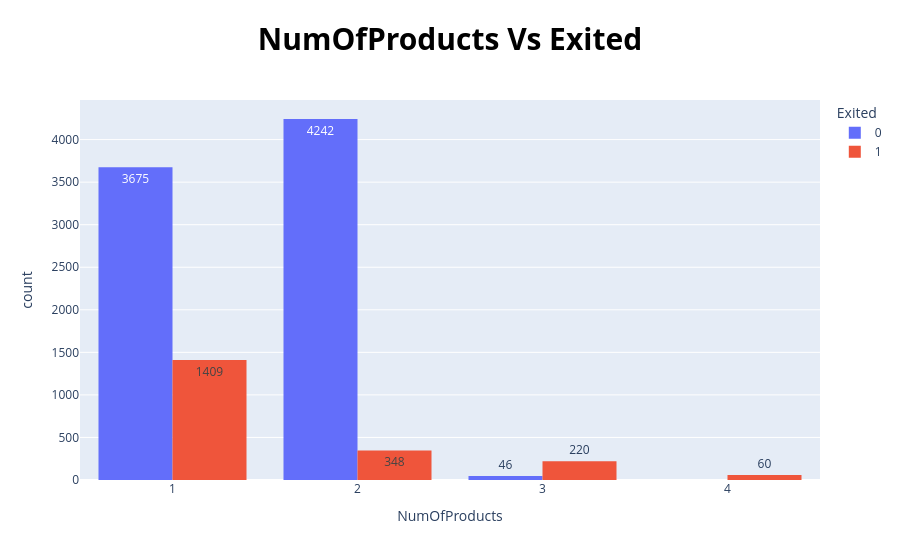

Notebook code for this chart:
### Markdown cell above
need log transform

### Code cell
algorithm.pie_chart('NumOfProducts' , data_frame)
algorithm.bar_pixel_plot(data_frame , 'NumOfProducts' , 'Exited')

### Figure 1 — Plotly figure (JSON) as saved in the notebook; plotly's stock layout.template omitted (floating-point values rounded to 4 significant figures)
{"data": [{"alignmentgroup": "True", "bingroup": "x", "histfunc": "sum", "hovertemplate": "Exited=0<br>NumOfProducts=%{x}<br>sum of count=%{y}<extra></extra>", "legendgroup": "0", "marker": {"color": "#636efa", "pattern": {"shape": ""}}, "name": "0", "offsetgroup": "0", "orientation": "v", "showlegend": true, "texttemplate": "%{value}", "type": "histogram", "x": [1, 2, 3], "xaxis": "x", "y": [3675, 4242, 46], "yaxis": "y"}, {"alignmentgroup": "True", "bingroup": "x", "histfunc": "sum", "hovertemplate": "Exited=1<br>NumOfProducts=%{x}<br>sum of count=%{y}<extra></extra>", "legendgroup": "1", "marker": {"color": "#EF553B", "pattern": {"shape": ""}}, "name": "1", "offsetgroup": "1", "orientation": "v", "showlegend": true, "texttemplate": "%{value}", "type": "histogram", "x": [1, 2, 3, 4], "xaxis": "x", "y": [1409, 348, 220, 60], "yaxis": "y"}], "layout": {"barmode": "group", "legend": {"title": {"text": "Exited"}, "tracegroupgap": 0}, "title": {"font": {"color": "black", "size": 30}, "text": "<b>NumOfProducts Vs Exited", "x": 0.5}, "xaxis": {"anchor": "y", "domain": [0, 1], "title": {"text": "NumOfProducts"}}, "yaxis": {"anchor": "x", "domain": [0, 1], "title": {"text": "count"}}}}
